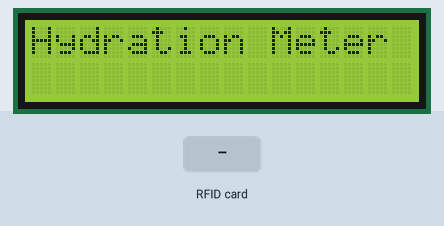
This sketch was run on a simulated ESP8266 (NodeMCU). Parts: 16×2 character LCD. Inputs (shaded band) come from the test bench. WiFi joins after 1.5 s; servers stay silent unless stated; what the sketch prints to the serial monitor is not drawn.

Above: at 0.6 s.
At 4.8 s:
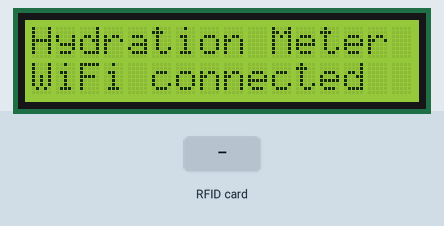
4.9 s: RFID card 3C 74 AA 29 held to the reader
At 5.6 s:
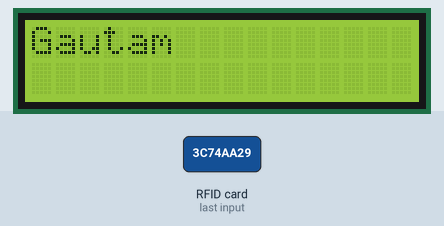
Timing chart, 0 to 7.9 s (numbered marks = the images above; inputs shaded):
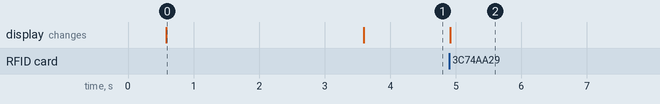

Measured:
- after the input at 4.9 s, the display: changes at once (image 2)
- what the display in image 0 shows lasts 3.0 s, from 0.6 s to 3.6 s

The sketch:

Hydration_Meter_2.ino
```cpp
/*This sketch explins the working of Personal Hydration Meter
 * Works on priciple of electric conductivity of urine
 */

//Libraries
#include "ESP8266WiFi.h"
#include <LiquidCrystal_I2C.h>
#include<Wire.h>
#include <SPI.h>
#include <MFRC522.h>

//LCD
LiquidCrystal_I2C lcd(0x27, 16, 2);

//rfid
#define RST_PIN 0
#define SS_PIN 2
MFRC522 mfrc522(SS_PIN, RST_PIN);

//sensor pin declaration
int pin1 = A0;
int sensorPower = D8;
int value;
String user;

//Pushing Box Credentials
const char WEBSITE[] = "api.pushingbox.com";
const String devid = "vCBAD6B1D9EE1D69";

//Wifi Credentials
const char* MY_SSID = "Reap_Benefit_2.4";
const char* MY_PWD =  "solvesmalldentbig";

void setup() {
  Serial.begin(115200);


  pinMode(sensorPower, OUTPUT);

  //Initializing LCD
  lcd.init();
  lcd.backlight();
  delay(500);
  lcd.setCursor(0, 0);
  lcd.print("Hydration Meter");

  //Calling function to connect to Wifi
  wificonnect();

  //Initializing RFID
  SPI.begin();
  mfrc522.PCD_Init();
  Serial.println("Approximate your card to the reader:");
  Serial.println();

}

void loop() {

  testdata();


}

void testdata() {
  //lcd.setCursor(0, 0);
  //lcd.print("Hydration Meter");

  if ( ! mfrc522.PICC_IsNewCardPresent())
  {
    return;
  }

  if ( ! mfrc522.PICC_ReadCardSerial())
  {
    return;
  }

  Serial.print("UID tag :");
  String content = "";
  byte letter;
  for (byte i = 0; i < mfrc522.uid.size; i++)
  {
    Serial.print(mfrc522.uid.uidByte[i] < 0x10 ? " 0" : " ");
    Serial.print(mfrc522.uid.uidByte[i], HEX);
    content.concat(String(mfrc522.uid.uidByte[i] < 0x10 ? " 0" : " "));
    content.concat(String(mfrc522.uid.uidByte[i], HEX));
  }
  Serial.println();
  Serial.print("Message : ");
  content.toUpperCase();

  if (content.substring(1) == "3C 74 AA 29") {
    user = "Gautam";
    displaycontent();
  }

  if (content.substring(1) == "BE 84 46 C2") {
    user = "Kuldeep";
    displaycontent();
  }

  if (content.substring(1) == "CA 3E B8 B4") {
    user = "Sairam";
    displaycontent();
  }

  if (content.substring(1) == "AE 39 38 62") {
    user = "Kumar";
    displaycontent();
  }

  if (content.substring(1) == "8E 46 47 C2") {
    user = "Amarnath";
    displaycontent();
  }

  if (content.substring(1) == "4E B7 47 62") {
    user = "Shashi";
    displaycontent();
  }

  if (content.substring(1) == "0C 64 9A FE") {
    user = "New User";
    displaycontent();
  }


}

void wificonnect() {
  Serial.print("Connecting to " + *MY_SSID);
  WiFi.begin(MY_SSID, MY_PWD);
  Serial.println("going into wl connect");
  while (WiFi.status() != WL_CONNECTED) //not connected,..waiting to connect
  {
    delay(1000);
    Serial.print(".");
  }
  Serial.println("wl connected");
  Serial.println("");
  Serial.println("Credentials accepted! Connected to wifi\n ");
  Serial.println("");
  delay(1000);
  lcd.setCursor(0,1);
  lcd.print("WiFi connected");
}

void pushbox() {
  WiFiClient client;

  if (client.connect(WEBSITE, 80))
  {
    client.print("GET /pushingbox?devid=" + devid
                 + "&user=" + String(user)
                 + "&value=" + String(value)

                );

    client.println(" HTTP/1.1");
    client.print("Host: ");
    client.println(WEBSITE);
    client.println("User-Agent: ESP8266/1.0");
    client.println("Connection: close");
    client.println();
  }
}

void displaycontent() {
  lcd.clear();
  lcd.setCursor(0, 0);
  lcd.print(user);
  Serial.println(user);
  Serial.println();
  delay(15000);
  digitalWrite(sensorPower, HIGH);
  delay(3000);
  value =  analogRead(pin1);
  digitalWrite(sensorPower, LOW);
  pushbox();
  lcd.setCursor(0, 1);
  lcd.print(value);
  Serial.println(value);
  delay(8000);
  lcd.clear();
  lcd.setCursor(0,0);
  lcd.print("Hydration Meter");

}
```
